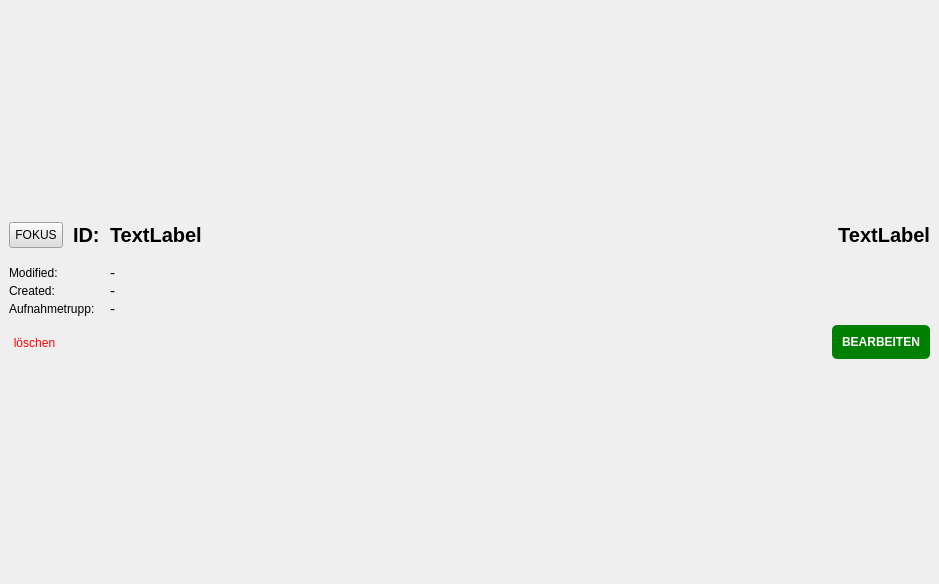
<?xml version="1.0" encoding="UTF-8"?>
<ui version="4.0">
 <class>widget</class>
 <widget class="QWidget" name="widget">
  <property name="geometry">
   <rect>
    <x>0</x>
    <y>0</y>
    <width>939</width>
    <height>584</height>
   </rect>
  </property>
  <property name="sizePolicy">
   <sizepolicy hsizetype="Preferred" vsizetype="Fixed">
    <horstretch>0</horstretch>
    <verstretch>0</verstretch>
   </sizepolicy>
  </property>
  <property name="windowTitle">
   <string>Form</string>
  </property>
  <property name="styleSheet">
   <string notr="true"/>
  </property>
  <layout class="QGridLayout" name="gridLayout">
   <property name="sizeConstraint">
    <enum>QLayout::SetMinimumSize</enum>
   </property>
   <property name="leftMargin">
    <number>0</number>
   </property>
   <property name="topMargin">
    <number>0</number>
   </property>
   <property name="rightMargin">
    <number>0</number>
   </property>
   <property name="bottomMargin">
    <number>0</number>
   </property>
   <item row="2" column="0">
    <widget class="QFrame" name="lfbItemFrame">
     <property name="sizePolicy">
      <sizepolicy hsizetype="Preferred" vsizetype="Fixed">
       <horstretch>0</horstretch>
       <verstretch>0</verstretch>
      </sizepolicy>
     </property>
     <layout class="QVBoxLayout" name="verticalLayout_2">
      <property name="leftMargin">
       <number>9</number>
      </property>
      <property name="topMargin">
       <number>4</number>
      </property>
      <property name="bottomMargin">
       <number>4</number>
      </property>
      <item>
       <layout class="QHBoxLayout" name="horizontalLayout_3">
        <property name="spacing">
         <number>10</number>
        </property>
        <property name="topMargin">
         <number>0</number>
        </property>
        <property name="bottomMargin">
         <number>10</number>
        </property>
        <item>
         <widget class="QPushButton" name="lfbFocusBtn">
          <property name="sizePolicy">
           <sizepolicy hsizetype="Fixed" vsizetype="Fixed">
            <horstretch>0</horstretch>
            <verstretch>0</verstretch>
           </sizepolicy>
          </property>
          <property name="cursor">
           <cursorShape>PointingHandCursor</cursorShape>
          </property>
          <property name="styleSheet">
           <string notr="true">color: #000;
padding:5px;
background: #ddd;</string>
          </property>
          <property name="text">
           <string>FOKUS</string>
          </property>
         </widget>
        </item>
        <item>
         <widget class="QLabel" name="label_3">
          <property name="sizePolicy">
           <sizepolicy hsizetype="Fixed" vsizetype="Preferred">
            <horstretch>0</horstretch>
            <verstretch>0</verstretch>
           </sizepolicy>
          </property>
          <property name="font">
           <font>
            <pointsize>15</pointsize>
            <weight>75</weight>
            <bold>true</bold>
           </font>
          </property>
          <property name="text">
           <string>ID:</string>
          </property>
         </widget>
        </item>
        <item>
         <widget class="QLabel" name="lfbItemIdLabel">
          <property name="font">
           <font>
            <pointsize>15</pointsize>
            <weight>75</weight>
            <bold>true</bold>
           </font>
          </property>
          <property name="text">
           <string>TextLabel</string>
          </property>
         </widget>
        </item>
        <item>
         <spacer name="horizontalSpacer_2">
          <property name="orientation">
           <enum>Qt::Horizontal</enum>
          </property>
          <property name="sizeHint" stdset="0">
           <size>
            <width>40</width>
            <height>20</height>
           </size>
          </property>
         </spacer>
        </item>
        <item>
         <widget class="QLabel" name="lfbItemTypeLabel">
          <property name="sizePolicy">
           <sizepolicy hsizetype="Fixed" vsizetype="Fixed">
            <horstretch>0</horstretch>
            <verstretch>0</verstretch>
           </sizepolicy>
          </property>
          <property name="font">
           <font>
            <pointsize>15</pointsize>
            <weight>75</weight>
            <bold>true</bold>
           </font>
          </property>
          <property name="text">
           <string>TextLabel</string>
          </property>
          <property name="alignment">
           <set>Qt::AlignRight|Qt::AlignTrailing|Qt::AlignVCenter</set>
          </property>
         </widget>
        </item>
       </layout>
      </item>
      <item>
       <layout class="QHBoxLayout" name="horizontalLayout">
        <property name="spacing">
         <number>0</number>
        </property>
        <property name="topMargin">
         <number>0</number>
        </property>
        <item>
         <layout class="QHBoxLayout" name="horizontalLayout_5" stretch="0">
          <item>
           <layout class="QFormLayout" name="formLayout">
            <property name="horizontalSpacing">
             <number>15</number>
            </property>
            <property name="rightMargin">
             <number>0</number>
            </property>
            <item row="1" column="0">
             <widget class="QLabel" name="label">
              <property name="text">
               <string>Modified:</string>
              </property>
             </widget>
            </item>
            <item row="1" column="1">
             <widget class="QLabel" name="lfbDraftModifiedByBtn">
              <property name="font">
               <font>
                <pointsize>11</pointsize>
               </font>
              </property>
              <property name="text">
               <string>-</string>
              </property>
             </widget>
            </item>
            <item row="2" column="0">
             <widget class="QLabel" name="label_4">
              <property name="text">
               <string>Created:</string>
              </property>
             </widget>
            </item>
            <item row="2" column="1">
             <widget class="QLabel" name="lfbDraftModifiedBtn">
              <property name="sizePolicy">
               <sizepolicy hsizetype="Preferred" vsizetype="Preferred">
                <horstretch>0</horstretch>
                <verstretch>0</verstretch>
               </sizepolicy>
              </property>
              <property name="font">
               <font>
                <pointsize>11</pointsize>
               </font>
              </property>
              <property name="text">
               <string>-</string>
              </property>
             </widget>
            </item>
            <item row="3" column="0">
             <widget class="QLabel" name="label_2">
              <property name="text">
               <string>Aufnahmetrupp:</string>
              </property>
             </widget>
            </item>
            <item row="3" column="1">
             <widget class="QLabel" name="lfbDraftAufnahmetruppLabel">
              <property name="font">
               <font>
                <pointsize>11</pointsize>
               </font>
              </property>
              <property name="text">
               <string>-</string>
              </property>
             </widget>
            </item>
           </layout>
          </item>
         </layout>
        </item>
       </layout>
      </item>
      <item>
       <layout class="QHBoxLayout" name="horizontalLayout_2">
        <property name="topMargin">
         <number>0</number>
        </property>
        <item>
         <widget class="QToolButton" name="lfbDraftIconRemoveBtn">
          <property name="cursor">
           <cursorShape>PointingHandCursor</cursorShape>
          </property>
          <property name="styleSheet">
           <string notr="true">color: red;
padding:10px 0;
border: none;
border-radius: 5px;</string>
          </property>
          <property name="text">
           <string>löschen</string>
          </property>
         </widget>
        </item>
        <item>
         <spacer name="horizontalSpacer">
          <property name="orientation">
           <enum>Qt::Horizontal</enum>
          </property>
          <property name="sizeHint" stdset="0">
           <size>
            <width>40</width>
            <height>20</height>
           </size>
          </property>
         </spacer>
        </item>
        <item>
         <widget class="QPushButton" name="lfbDraftIconBtn">
          <property name="sizePolicy">
           <sizepolicy hsizetype="Fixed" vsizetype="Fixed">
            <horstretch>0</horstretch>
            <verstretch>0</verstretch>
           </sizepolicy>
          </property>
          <property name="font">
           <font>
            <weight>75</weight>
            <bold>true</bold>
           </font>
          </property>
          <property name="cursor">
           <cursorShape>PointingHandCursor</cursorShape>
          </property>
          <property name="styleSheet">
           <string notr="true">background-color: green;
padding:10px;
border: none;
border-radius: 5px;
color: white;</string>
          </property>
          <property name="text">
           <string>BEARBEITEN</string>
          </property>
         </widget>
        </item>
       </layout>
      </item>
     </layout>
    </widget>
   </item>
  </layout>
 </widget>
 <resources/>
 <connections/>
</ui>
